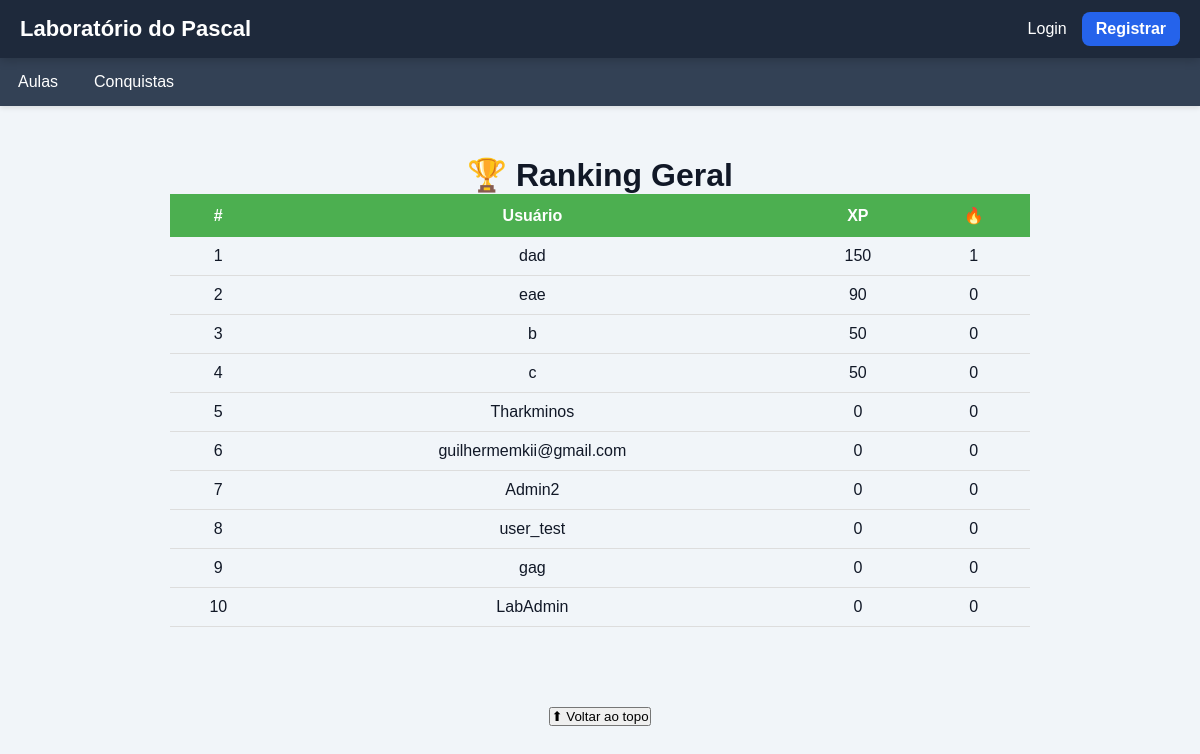
Before: /ranking with the older database file.
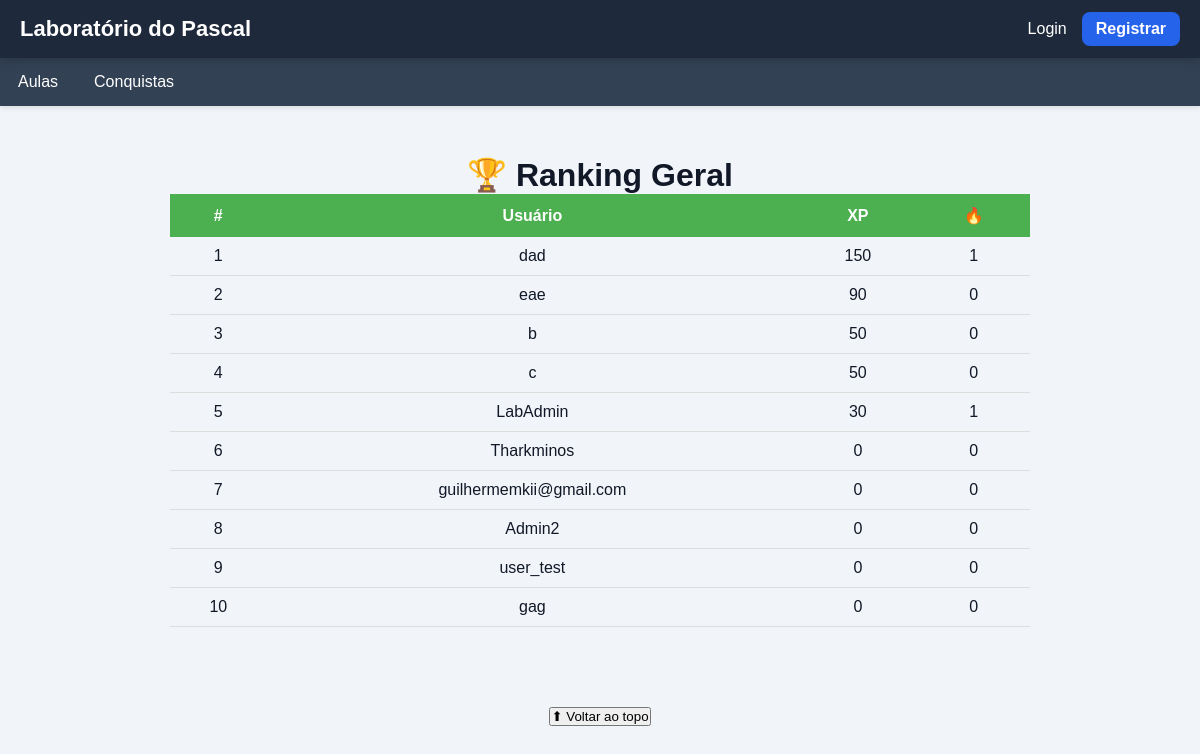
After: the same page with the newer database file.
### tables this page shows
CREATE TABLE usuarios (

    id INTEGER PRIMARY KEY AUTOINCREMENT,

    usuario TEXT UNIQUE,

    email TEXT UNIQUE,

    senha TEXT,

    xp INTEGER DEFAULT 0,

    nivel INTEGER DEFAULT 1,

    avatar TEXT,

    bio TEXT

, streak
            INTEGER DEFAULT 0, ultimo_acesso
            TEXT, admin INTEGER DEFAULT 0, professor INTEGER DEFAULT 0, monitor INTEGER DEFAULT 0);

### app.py (the view)
@app.route("/ranking")
def ranking():
    conn = sqlite3.connect(
        "site.db"
    )
    cursor = conn.cursor()
    cursor.execute(
        """
        SELECT
            usuario,
            xp,
            streak
        FROM usuarios
        ORDER BY xp DESC
        LIMIT 10
        """
    )
    ranking = cursor.fetchall()
    posicao_usuario = None
    if "id" in session:
        cursor.execute(
            """
            SELECT COUNT(*) + 1
            FROM usuarios
            WHERE xp >
            (
                SELECT xp
                FROM usuarios
                WHERE id = ?
            )
            """,
            (
                session["id"],
            )
        )
        posicao_usuario = (
            cursor.fetchone()[0]
        )
        cursor.execute(
            """
            SELECT
                usuario,
                xp,
                streak
            FROM usuarios
            WHERE id = ?
            """,
            (
                session["id"],
            )
        )
        usuario_logado = (
            cursor.fetchone()
        )
    else:
        usuario_logado = None
    conn.close()
    return render_template(
        "ranking.html",
        ranking=ranking,
        usuario_logado=usuario_logado,
        posicao_usuario=posicao_usuario
    )# ============== DEBUG NIVEL ===============

### templates/ranking.html (shortened to what this page needs)
{% extends "base.html" %}
{% block content %}
<div class="container-ranking">
    <h1>
        🏆 Ranking Geral
    </h1>
    <table>
        <tr>
            <th>#</th>
            <th>Usuário</th>
            <th>XP</th>
            <th>🔥</th>
        </tr>
        {% for jogador in ranking %}
        <tr
        >
            <td>
                {{ loop.index }}
            </td>
            <td>
                {{ jogador[0] }}
            </td>
            <td>
                {{ jogador[1] }}
            </td>
            <td>
                {{ jogador[2] }}
            </td>
        </tr>
        {% endfor %}
    </table>
</div>
{% endblock %}

### templates/base.html (shortened to what this page needs)
<!DOCTYPE html>
<html lang="pt-br">
<head>
    <link rel="stylesheet"
          href="{{ url_for('static', filename='css/style.css') }}">
</head>
<body>
<header class="topo">
    <div class="logo-area">
        <div class="logo">
            <a href="/">
                Laboratório do Pascal
            </a>
        </div>
    </div>
    <div class="login">
        {% if session.usuario %}
            <a href="/admin">
                Painel
            </a>
            <a href="/logout">
                Logout ({{ session.usuario }})
            </a>
        {% else %}
            <a href="/login">
                Login
            </a>
            <a href="/register"
               class="btn-register">
                Registrar
            </a>
        {% endif %}
    </div>
</header>
<nav class="menu" id="menu">
    <ul>
        <li class="menu-item">
            <span>
                Aulas
            </span>
        </li>
        <li class="menu-item">
            <a href="/conquistas">
                Conquistas
            </a>
        </li>
    </ul>
</nav>
<main class="conteudo">
    {% block content %}
    {% endblock %}
</main>
<footer class="rodape">
    <button onclick="scrollTopo()">
        ⬆ Voltar ao topo
    </button>
</footer>
</body>
</html>

### static/css/style.css (style rules this page uses)
* { margin: 0; padding: 0; box-sizing: border-box; }
body { font-family: Arial, sans-serif; background: #f1f5f9; color: #111827; }
a { text-decoration: none; }
.topo { display: flex; justify-content: space-between; align-items: center; background: #1e293b; color: white; padding: 12px 20px; position: sticky; top: 0; z-index: 1000; box-shadow: 0 2px 10px rgba(0,0,0,0.2); }
.logo-area { display: flex; align-items: center; gap: 10px; }
.logo a { color: white; font-size: 22px; font-weight: bold; }
.login { display: flex; align-items: center; gap: 15px; }
.login a { color: white; transition: 0.2s; }
.btn-register { background: #2563eb; padding: 8px 14px; border-radius: 8px; font-weight: bold; transition: 0.2s; }
.menu { background: #334155; box-shadow: 0 2px 5px rgba(0,0,0,0.1); }
.menu ul { list-style: none; display: flex; }
.menu-item { position: relative; }
.menu-item > span, .menu-item > a { display: block; padding: 15px 18px; color: white; cursor: pointer; transition: 0.2s; }
.conteudo { max-width: 1100px; margin: auto; padding: 30px 20px; }
.conteudo h1 { display:flex; flex-direction:column; align-items:center; text-align:center; }
.rodape { text-align: center; padding: 30px; color: #475569; }
.container-ranking { max-width:900px; margin:auto; padding:20px; }
.container-ranking table { width:100%; border-collapse:collapse; }
.container-ranking th { padding:12px; background:#4caf50; color:white; }
.container-ranking td { padding:10px; text-align:center; border-bottom:1px solid #ddd; }

Changed rows visible on the page:
changed usuarios "LabAdmin": xp "0" → "30"; streak "0" → "1"; moves up the list
